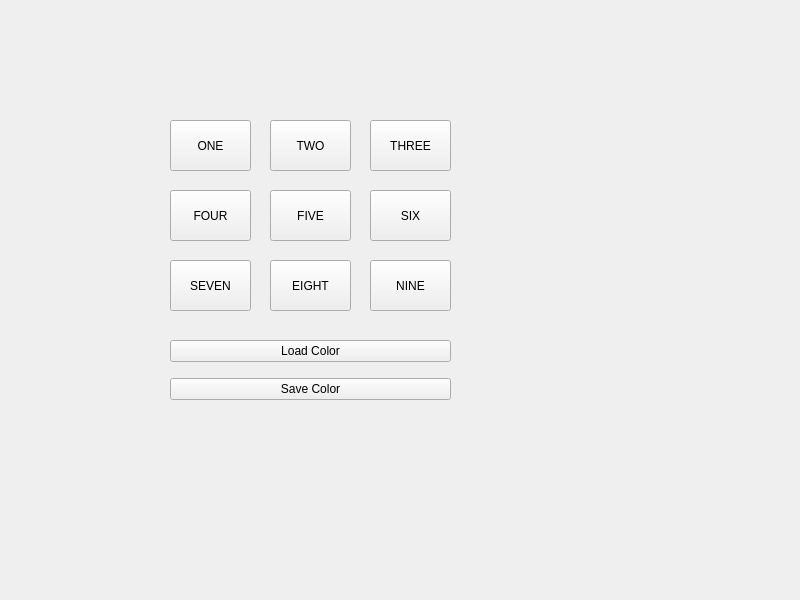
<?xml version="1.0" encoding="UTF-8"?>
<ui version="4.0">
 <class>Widget</class>
 <widget class="QWidget" name="Widget">
  <property name="geometry">
   <rect>
    <x>0</x>
    <y>0</y>
    <width>800</width>
    <height>600</height>
   </rect>
  </property>
  <property name="windowTitle">
   <string>Widget</string>
  </property>
  <widget class="QPushButton" name="Button_1">
   <property name="geometry">
    <rect>
     <x>170</x>
     <y>120</y>
     <width>81</width>
     <height>51</height>
    </rect>
   </property>
   <property name="text">
    <string>ONE</string>
   </property>
  </widget>
  <widget class="QPushButton" name="Button_8">
   <property name="geometry">
    <rect>
     <x>270</x>
     <y>260</y>
     <width>81</width>
     <height>51</height>
    </rect>
   </property>
   <property name="text">
    <string>EIGHT</string>
   </property>
  </widget>
  <widget class="QPushButton" name="Button_2">
   <property name="geometry">
    <rect>
     <x>270</x>
     <y>120</y>
     <width>81</width>
     <height>51</height>
    </rect>
   </property>
   <property name="text">
    <string>TWO</string>
   </property>
  </widget>
  <widget class="QPushButton" name="Button_5">
   <property name="geometry">
    <rect>
     <x>270</x>
     <y>190</y>
     <width>81</width>
     <height>51</height>
    </rect>
   </property>
   <property name="text">
    <string>FIVE</string>
   </property>
  </widget>
  <widget class="QPushButton" name="Button_3">
   <property name="geometry">
    <rect>
     <x>370</x>
     <y>120</y>
     <width>81</width>
     <height>51</height>
    </rect>
   </property>
   <property name="text">
    <string>THREE</string>
   </property>
  </widget>
  <widget class="QPushButton" name="Button_4">
   <property name="geometry">
    <rect>
     <x>170</x>
     <y>190</y>
     <width>81</width>
     <height>51</height>
    </rect>
   </property>
   <property name="text">
    <string>FOUR</string>
   </property>
  </widget>
  <widget class="QPushButton" name="Button_7">
   <property name="geometry">
    <rect>
     <x>170</x>
     <y>260</y>
     <width>81</width>
     <height>51</height>
    </rect>
   </property>
   <property name="text">
    <string>SEVEN</string>
   </property>
  </widget>
  <widget class="QPushButton" name="Button_6">
   <property name="geometry">
    <rect>
     <x>370</x>
     <y>190</y>
     <width>81</width>
     <height>51</height>
    </rect>
   </property>
   <property name="text">
    <string>SIX</string>
   </property>
  </widget>
  <widget class="QPushButton" name="Button_9">
   <property name="geometry">
    <rect>
     <x>370</x>
     <y>260</y>
     <width>81</width>
     <height>51</height>
    </rect>
   </property>
   <property name="text">
    <string>NINE</string>
   </property>
  </widget>
  <widget class="QWidget" name="">
   <property name="geometry">
    <rect>
     <x>170</x>
     <y>330</y>
     <width>281</width>
     <height>81</height>
    </rect>
   </property>
   <layout class="QVBoxLayout" name="verticalLayout">
    <item>
     <widget class="QPushButton" name="LoadColor">
      <property name="text">
       <string>Load Color</string>
      </property>
     </widget>
    </item>
    <item>
     <widget class="QPushButton" name="SaveColor">
      <property name="text">
       <string>Save Color</string>
      </property>
     </widget>
    </item>
   </layout>
  </widget>
 </widget>
 <resources/>
 <connections/>
</ui>
